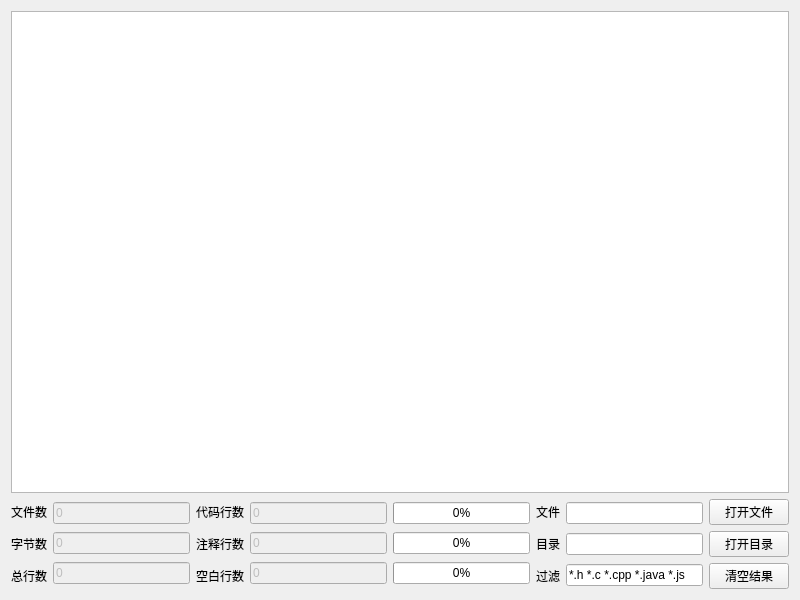
<?xml version="1.0" encoding="UTF-8"?>
<ui version="4.0">
 <class>Widget</class>
 <widget class="QWidget" name="Widget">
  <property name="enabled">
   <bool>true</bool>
  </property>
  <property name="geometry">
   <rect>
    <x>0</x>
    <y>0</y>
    <width>800</width>
    <height>600</height>
   </rect>
  </property>
  <property name="windowTitle">
   <string>CodeCount</string>
  </property>
  <property name="windowIcon">
   <iconset resource="res.qrc">
    <normaloff>:/LAMP</normaloff>:/LAMP</iconset>
  </property>
  <layout class="QGridLayout" name="gridLayout">
   <item row="0" column="0" colspan="8">
    <widget class="QTableView" name="tableView"/>
   </item>
   <item row="1" column="0">
    <layout class="QVBoxLayout" name="verticalLayout">
     <item>
      <widget class="QLabel" name="label_4">
       <property name="text">
        <string>文件数</string>
       </property>
      </widget>
     </item>
     <item>
      <widget class="QLabel" name="label_5">
       <property name="text">
        <string>字节数</string>
       </property>
      </widget>
     </item>
     <item>
      <widget class="QLabel" name="label_6">
       <property name="text">
        <string>总行数</string>
       </property>
      </widget>
     </item>
    </layout>
   </item>
   <item row="1" column="1">
    <layout class="QVBoxLayout" name="verticalLayout_2">
     <property name="spacing">
      <number>5</number>
     </property>
     <item>
      <widget class="QLineEdit" name="LE_FileNum">
       <property name="enabled">
        <bool>false</bool>
       </property>
       <property name="text">
        <string>0</string>
       </property>
      </widget>
     </item>
     <item>
      <widget class="QLineEdit" name="LE_ByteNum">
       <property name="enabled">
        <bool>false</bool>
       </property>
       <property name="inputMask">
        <string/>
       </property>
       <property name="text">
        <string>0</string>
       </property>
      </widget>
     </item>
     <item>
      <widget class="QLineEdit" name="LE_RowNum">
       <property name="enabled">
        <bool>false</bool>
       </property>
       <property name="text">
        <string>0</string>
       </property>
      </widget>
     </item>
    </layout>
   </item>
   <item row="1" column="2">
    <layout class="QVBoxLayout" name="verticalLayout_3">
     <item>
      <widget class="QLabel" name="label_7">
       <property name="text">
        <string>代码行数</string>
       </property>
      </widget>
     </item>
     <item>
      <widget class="QLabel" name="label_11">
       <property name="text">
        <string>注释行数</string>
       </property>
      </widget>
     </item>
     <item>
      <widget class="QLabel" name="label_12">
       <property name="text">
        <string>空白行数</string>
       </property>
      </widget>
     </item>
    </layout>
   </item>
   <item row="1" column="3">
    <layout class="QVBoxLayout" name="verticalLayout_4">
     <property name="spacing">
      <number>5</number>
     </property>
     <item>
      <widget class="QLineEdit" name="LE_CodeRows">
       <property name="enabled">
        <bool>false</bool>
       </property>
       <property name="text">
        <string>0</string>
       </property>
      </widget>
     </item>
     <item>
      <widget class="QLineEdit" name="LE_NoteRows">
       <property name="enabled">
        <bool>false</bool>
       </property>
       <property name="text">
        <string>0</string>
       </property>
      </widget>
     </item>
     <item>
      <widget class="QLineEdit" name="LE_NullRows">
       <property name="enabled">
        <bool>false</bool>
       </property>
       <property name="text">
        <string>0</string>
       </property>
      </widget>
     </item>
    </layout>
   </item>
   <item row="1" column="4">
    <layout class="QVBoxLayout" name="verticalLayout_5">
     <property name="spacing">
      <number>5</number>
     </property>
     <property name="topMargin">
      <number>0</number>
     </property>
     <property name="rightMargin">
      <number>0</number>
     </property>
     <item>
      <widget class="QProgressBar" name="PGB_CodeRows">
       <property name="value">
        <number>0</number>
       </property>
      </widget>
     </item>
     <item>
      <widget class="QProgressBar" name="PGB_NoteRows">
       <property name="value">
        <number>0</number>
       </property>
      </widget>
     </item>
     <item>
      <widget class="QProgressBar" name="PGB_NullRows">
       <property name="value">
        <number>0</number>
       </property>
      </widget>
     </item>
    </layout>
   </item>
   <item row="1" column="5">
    <layout class="QVBoxLayout" name="verticalLayout_6">
     <item>
      <widget class="QLabel" name="label">
       <property name="text">
        <string>文件</string>
       </property>
      </widget>
     </item>
     <item>
      <widget class="QLabel" name="label_2">
       <property name="text">
        <string>目录</string>
       </property>
      </widget>
     </item>
     <item>
      <widget class="QLabel" name="label_3">
       <property name="text">
        <string>过滤</string>
       </property>
      </widget>
     </item>
    </layout>
   </item>
   <item row="1" column="6">
    <layout class="QVBoxLayout" name="verticalLayout_7">
     <property name="bottomMargin">
      <number>0</number>
     </property>
     <item>
      <widget class="QLineEdit" name="LE_FilePath"/>
     </item>
     <item>
      <widget class="QLineEdit" name="LE_FileDir"/>
     </item>
     <item>
      <widget class="QLineEdit" name="LE_Filterate">
       <property name="text">
        <string>*.h *.c *.cpp *.java *.js</string>
       </property>
      </widget>
     </item>
    </layout>
   </item>
   <item row="1" column="7">
    <layout class="QVBoxLayout" name="verticalLayout_8">
     <item>
      <widget class="QPushButton" name="PB_OpenFile">
       <property name="text">
        <string>打开文件</string>
       </property>
      </widget>
     </item>
     <item>
      <widget class="QPushButton" name="PB_OpenDir">
       <property name="text">
        <string>打开目录</string>
       </property>
      </widget>
     </item>
     <item>
      <widget class="QPushButton" name="PB_ClearResult">
       <property name="text">
        <string>清空结果</string>
       </property>
      </widget>
     </item>
    </layout>
   </item>
  </layout>
 </widget>
 <resources>
  <include location="res.qrc"/>
 </resources>
 <connections/>
</ui>
